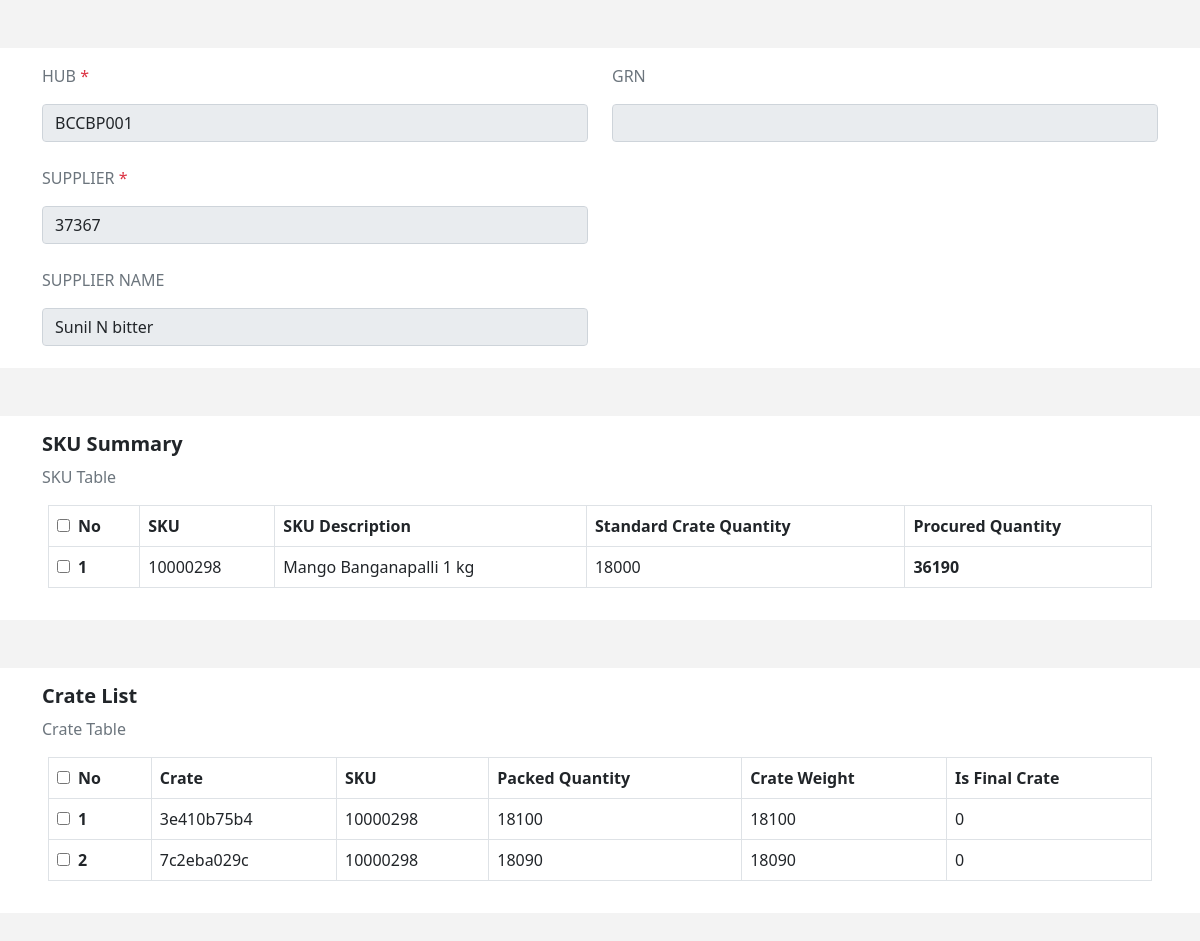
The page / on the database its author committed.
### accounts/models.py (models this page shows)
class Accounts(AbstractUser,PermissionsMixin):
    owner           = models.EmailField(primary_key=True, unique=True,max_length=255)
    username        = models.CharField(max_length=255, unique=True, null=True, blank=True)
    name            = models.CharField(max_length=255, null=True, blank=True)
    docstatus       = models.BooleanField(default=True)
    doctype         = models.CharField(max_length=100, null=True, blank=True)
    grn             = models.CharField(max_length=100, null=True, blank=True)
    hub             = models.CharField(max_length=100, null=True, blank=True)
    idx             = models.IntegerField(default=0)
    modified_by     = models.EmailField(null=True, blank=True)
    parent          = models.CharField(max_length=100, null=True, blank=True)
    parentfield     = models.CharField(max_length=100, null=True, blank=True)
    parenttype      = models.CharField(max_length=100, null=True, blank=True)
    supplier        = models.CharField(max_length=100, null=True, blank=True)
    supplier_name   = models.CharField(max_length=100, null=True, blank=True)
    crate_table     = models.ManyToManyField(CrateTable, blank=True)
    sku_table       = models.ManyToManyField(SkuTable, blank=True)
    creation        =   models.DateTimeField(default=datetime.now())
    modified        =   models.DateTimeField(auto_now_add=True)
    is_staff        =   models.BooleanField(default=False)
    is_active       =   models.BooleanField(default=True)
    is_superuser    =   models.BooleanField(default=False)
    object = AccountManager()
    USERNAME_FIELD = 'owner'
    class meta:
        verbose_name = 'Account'
        verbose_name_plural = 'Accounts'

### userapp/models.py (models this page shows)
class SkuTable(models.Model):
    docstatus                 = models.BooleanField(default=False, null=True, blank=True)
    doctype                   = models.CharField(max_length=255, null=True, blank=True)
    idx                       = models.IntegerField(null=True, blank=True)
    modified_by               = models.EmailField(null=True, blank=True)
    owner                     = models.EmailField(unique=True, null=True, blank=True,max_length=255)
    name                      = models.CharField(max_length=255, null=True, blank=True)
    parent                    = models.CharField(max_length=100, null=True, blank=True)
    parentfield               = models.CharField(max_length=100, null=True, blank=True)
    parenttype                = models.CharField(max_length=100, null=True, blank=True)
    quantity                  = models.BigIntegerField(null=True, blank=True)
    sku                       = models.CharField(max_length=255,primary_key=True)
    sku_description           = models.CharField(max_length=255, null=True, blank=True)
    standard_crate_quantity   = models.CharField(max_length=255, null=True, blank=True)
    creation        =   models.DateTimeField(default=datetime.now())
    modified        =   models.DateTimeField(auto_now_add=True)

class  CrateTable(models.Model):
    crate            = models.CharField(max_length=255, null=True, blank=True)
    crate_weight     = models.BigIntegerField(null=True, blank=True)
    docstatus        = models.BooleanField(default=True, null=True, blank=True)
    doctype          = models.CharField(max_length=255, null=True, blank=True)
    idx              = models.IntegerField(null=True, blank=True)
    is_final_crate   = models.BooleanField(default=False, null=True, blank=True)
    modified_by      = models.EmailField(null=True, blank=True)
    name             = models.CharField(max_length=255, null=True, blank=True)
    owner            = models.EmailField(null=True, blank=True)
    packed_quantity  = models.IntegerField(null=True, blank=True)
    parent           = models.CharField(max_length=100, null=True, blank=True)
    parentfield      = models.CharField(max_length=100, null=True, blank=True)
    parenttype       = models.CharField(max_length=100, null=True, blank=True)
    sku              = models.ForeignKey(SkuTable, on_delete=models.CASCADE, null=True, blank=True)
    creation         =   models.DateTimeField(default=datetime.now())
    modified         =   models.DateTimeField(auto_now_add=True)

### userapp/views.py (the view)
# urls.py: path('', views.homepage, name='homepage'),
def homepage(request):
    user = Accounts.objects.get(owner='grn@iotready.co')
    procured_quantity = 0
    for i in user.crate_table.all():
        procured_quantity += i.packed_quantity
    context = {
        'item':user,
        'procured_quantity':procured_quantity
    }
    return render(request, 'index.html', context)

### templates/index.html (shortened to what this page needs)
{% extends 'base.html' %}
{% block content %}
<div class="mt-5" style="height: 20rem; background-color: #fff;">
    <div class="container pt-3">
        <div class="row">
            <div class="col-md-6">
                <span class="text-secondary h6">HUB <span class="text-danger">*</span> </span>
              <input type="text" class="form-control mt-3" placeholder="hub" value="{{item.hub}}" aria-label="readonly input example" readonly>
            </div>
            <div class="col-md-6">
                <span class="text-secondary h6">GRN</span>
                {%if item.grn == None%}
                <input type="text" class="form-control mt-3" value='' aria-label="readonly input example" readonly>
                {%else%}
                <input type="text" class="form-control mt-3" placeholder="hub" value='{{item.grn}}' aria-label="readonly input example" readonly>
                {%endif%}
            </div>
          </div>
          <div class="row  mt-4">
            <div class="col-md-6">
                <span class="text-secondary h6">SUPPLIER <span class="text-danger">*</span> </span>
              <input type="text" class="form-control mt-3" placeholder="supplier" value="{{item.supplier}}" aria-label="readonly input example" readonly>
            </div>
          </div>
          <div class="row mt-4">
            <div class="col-md-6">
                <span class="text-secondary h6">SUPPLIER NAME</span>
              <input type="text" class="form-control mt-3" placeholder="supplier_name" value="{{item.supplier_name}}" aria-label="readonly input example" readonly>
            </div>
          </div>
    </div>
</div>
<div class="mt-5 pb-3" style="height: max-content; background-color: #fff;">
    <div class="container pt-3">
        <h class="h5 fw-bold">SKU Summary</h>
        <p class="text-secondary mt-2">SKU Table</p>
    </div>
    <div class="mx-5">
        <table class="table table-bordered">
            <thead>
                <tr>
                  <th scope="col"><input type="checkbox" id="skucheck" onclick="checkboxclick('sku')" class="checkbox me-2" />No</th>
                  <th scope="col">SKU</th>
                  <th scope="col">SKU Description</th>
                  <th scope="col">Standard Crate Quantity</th>
                  <th scope="col">Procured Quantity</th>
                </tr>
              </thead>
              <tbody>
                {% for i in item.sku_table.all %}
                <tr>
                  <th scope="row"><input type="checkbox" class="checkbox skuitems me-2" />{{forloop.counter}}</th>
                  <td>{{i.sku}}</td>
                  <td>{{i.sku_description}}</td>
                  <td>{{i.standard_crate_quantity}}</td>
                  <th>{{procured_quantity}}</th>
                </tr>
                {% endfor %}
              </tbody>
          </table>
    </div>
</div>
<div class="my-5 pb-3" style="height: max-content; background-color: #fff;">
    <div class="container pt-3">
        <h class="h5 fw-bold">Crate List</h>
        <p class="text-secondary mt-2">Crate Table</p>
    </div>
    <div class="mx-5">
        <table class="table table-bordered">
            <thead>
                <tr>
                  <th scope="col"><input type="checkbox" id="cratecheck" onclick="checkboxclick('crate')" class="checkbox me-2" />No</th>
                  <th scope="col">Crate</th>
                  <th scope="col">SKU</th>
                  <th scope="col">Packed Quantity</th>
                  <th scope="col">Crate Weight</th>
                  <th scope="col">Is Final Crate</th>
                </tr>
              </thead>
              <tbody>
                {% for i in item.crate_table.all %}
                <tr>
                  <th scope="row"><input type="checkbox" class="checkbox crateitems me-2" />{{forloop.counter}}</th>
                  <td>{{i.crate}}</td>
                  <td>{{i.sku.sku}}</td>
                  <td>{{i.packed_quantity}}</td>
                  <td>{{i.crate_weight}}</td>
                  <td>
                    {% if i.is_final_crate == False %}
                    0
                    {% else %}
                    1
                    {% endif %}
                  </td>
                </tr>
                {% endfor %}
              </tbody>
          </table>
    </div>
</div>
{% endblock %}

### templates/base.html (shortened to what this page needs)
<!DOCTYPE html>
<html lang="en">
<head>
    <link href="https://cdn.jsdelivr.net/npm/bootstrap@5.0.2/dist/css/bootstrap.min.css" rel="stylesheet">
</head>
<body style="background-color: #e6e6e673;">
    {% block content %}
    {% endblock %}
</body>
</html>

### rows shown on the page
Accounts: hub "BCCBP001", supplier "37367", supplier_name "Sunil N bitter"
SkuTable: sku "10000298", sku_description "Mango Banganapalli 1 kg", standard_crate_quantity "18000", quantity "36190"
CrateTable: crate "3e410b75b4", sku.sku "10000298", packed_quantity "18100", crate_weight "18100", is_final_crate "0"
CrateTable: crate "7c2eba029c", sku.sku "10000298", packed_quantity "18090", crate_weight "18090", is_final_crate "0"
